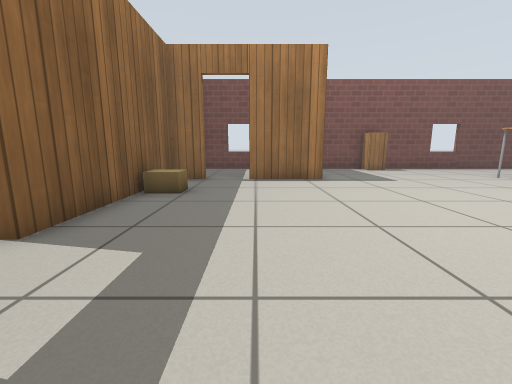
View 1 (above)

16 first-person views from a walk through a world built for the Gazebo simulator. The camera is 0.64 m above the floor, tilts 10° down and sees 90° across. The floor is counted in squares, 0.5 m on a side. Each view is taken from the middle of a square. On the plan, view 1 faces up. The plan holds only what a view shows up to about 12 squares ahead; the rest is blank. Gazebo's built-in surfaces are drawn with simple patterns.

View 2
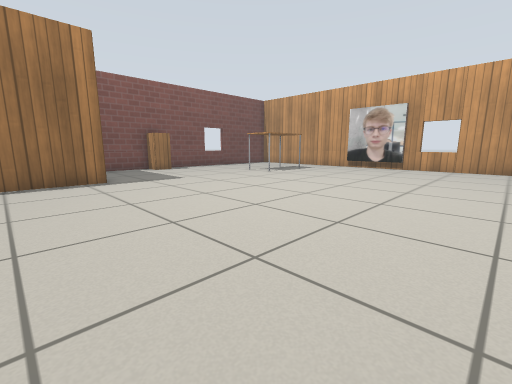

View 3
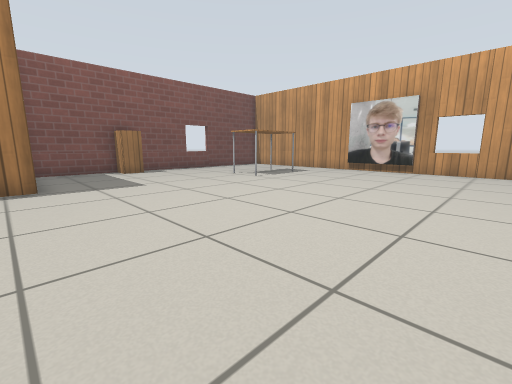

View 4
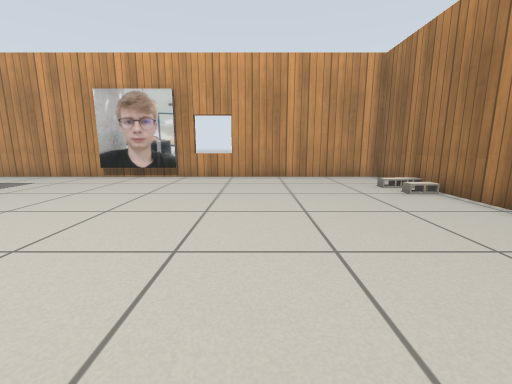

View 5
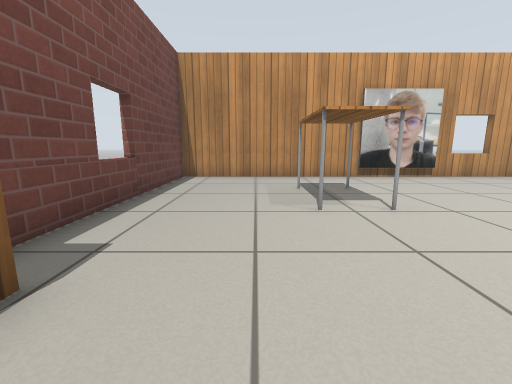

View 6
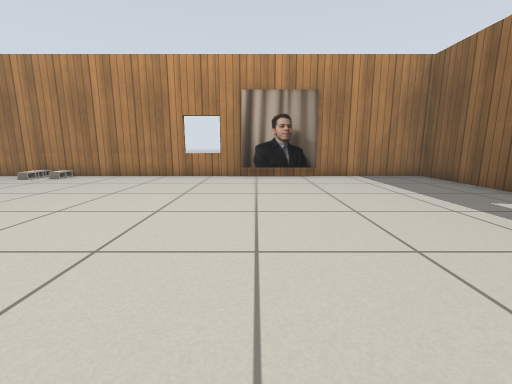

View 7
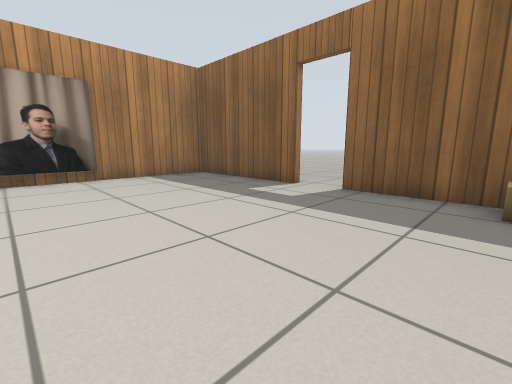

View 8
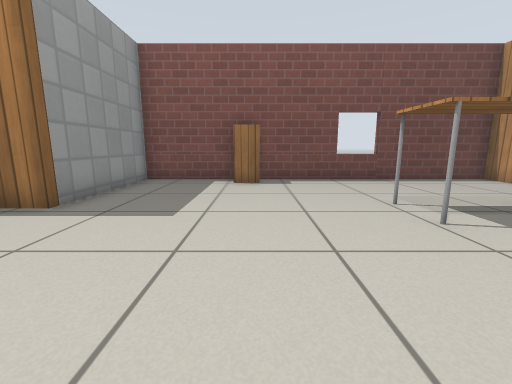

View 9
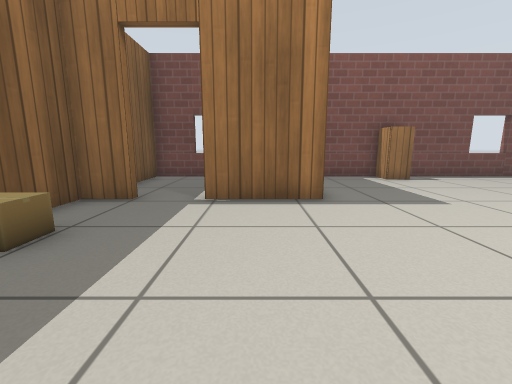

View 10
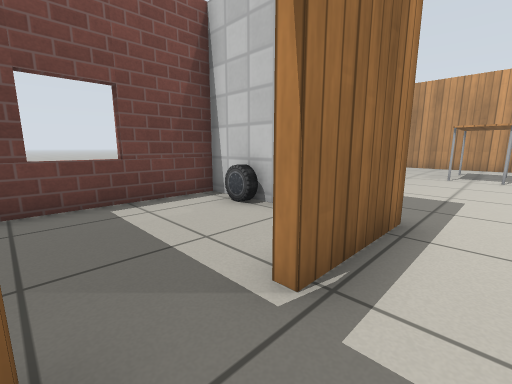

View 11
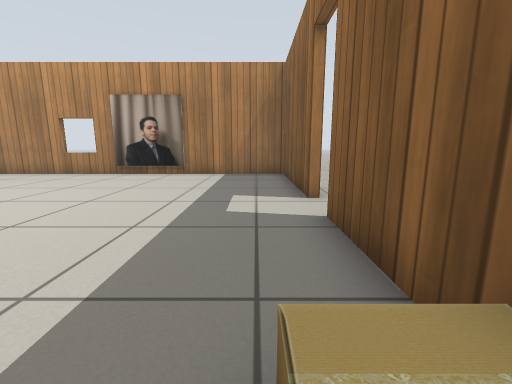

View 12
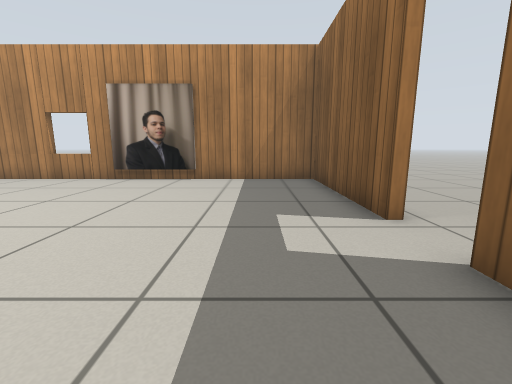

View 13
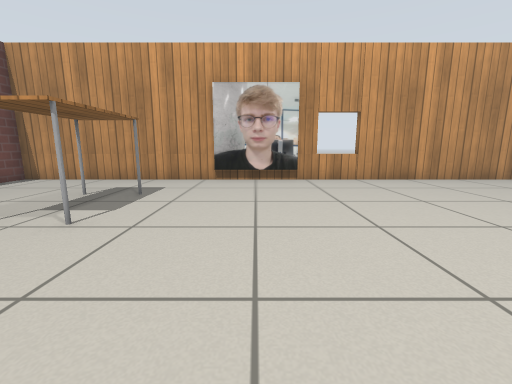

View 14
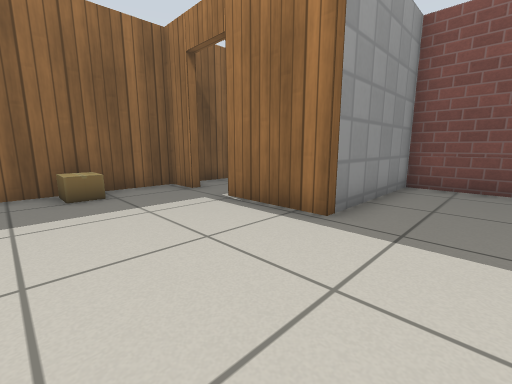

View 15
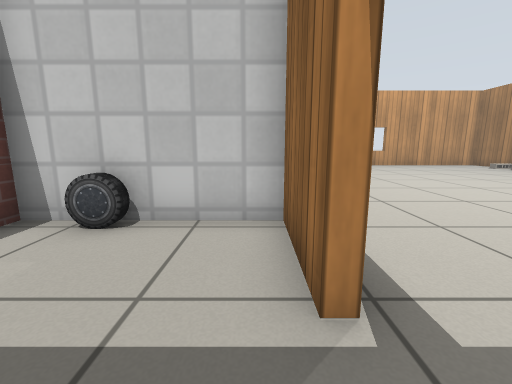

View 16
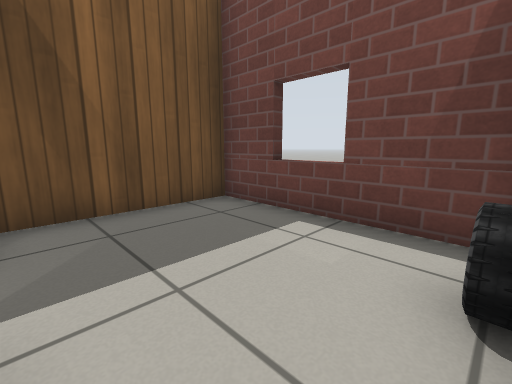

### Floor plan
Key: @ floor where view 1 was taken; # wall or solid block; . floor; D open door; = window, fence, low wall or low ledge; T table; B cardboard box; C cinder block; A cabinet; R car; O other object.
Columns run from 5 left of view 1 to 16 right of it. Each row starts with its distance up from view 1.
 15   ##=#######A###=#####
 14   #....R....A........#
 13   #....R.............#
 12   #....##............#
 11   #.....#............#
 10   #DD####......TTTT..#
  9   #............TTTT..#
  8   B..................#
  7   BB.................O
  6   #..................O
  5   #..................O
  4   #..................#
  3  DD..................=
  2 .DD..................#
  1 ..#..................#
  0 ..#..@...............#
 -1 ..#..................#
 -2   #..................#
 -3   #...............C..#
 -4   #####OOO#=##########

Positions as (right, up) in squares from view 1, and headings:
1: (0, 0), facing up
2: (0, 0), facing up-right
3: (2, 1), facing up-right
4: (5, 1), facing right
5: (5, 12), facing right
6: (4, 7), facing down
7: (4, 7), facing down-left
8: (7, 5), facing up
9: (1, 4), facing up
10: (-2, 9), facing up-right
11: (-2, 8), facing down
12: (-1, 6), facing down
13: (6, 6), facing right
14: (5, 6), facing up-left
15: (-2, 11), facing right
16: (2, 11), facing up-left
